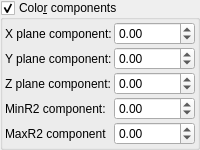
    <widget class="MyGroupBox" name="groupCheck_fold_color_aux_color_enabled_false">
     <property name="title">
      <string>Colo&amp;r components</string>
     </property>
     <property name="checkable">
      <bool>true</bool>
     </property>
     <layout class="QVBoxLayout" name="verticalLayout_11">
      <property name="leftMargin">
       <number>2</number>
      </property>
      <property name="topMargin">
       <number>2</number>
      </property>
      <property name="rightMargin">
       <number>2</number>
      </property>
      <property name="bottomMargin">
       <number>2</number>
      </property>
      <item>
       <layout class="QGridLayout" name="gridLayout_16" columnstretch="0,1">
        <property name="spacing">
         <number>2</number>
        </property>
        <item row="1" column="1">
         <widget class="MyDoubleSpinBox" name="spinbox3_mandelbox_color_x">
          <property name="sizePolicy">
           <sizepolicy hsizetype="Minimum" vsizetype="Maximum">
            <horstretch>0</horstretch>
            <verstretch>0</verstretch>
           </sizepolicy>
          </property>
          <property name="prefix">
           <string/>
          </property>
          <property name="suffix">
           <string/>
          </property>
          <property name="decimals">
           <number>2</number>
          </property>
          <property name="minimum">
           <double>-100.000000000000000</double>
          </property>
          <property name="maximum">
           <double>100.000000000000000</double>
          </property>
          <property name="singleStep">
           <double>0.100000000000000</double>
          </property>
         </widget>
        </item>
        <item row="1" column="0">
         <widget class="QLabel" name="label_29">
          <property name="text">
           <string>X plane component:</string>
          </property>
         </widget>
        </item>
        <item row="4" column="0">
         <widget class="QLabel" name="label_42">
          <property name="text">
           <string>MinR2 component:</string>
          </property>
         </widget>
        </item>
        <item row="3" column="1">
         <widget class="MyDoubleSpinBox" name="spinbox3_mandelbox_color_z">
          <property name="sizePolicy">
           <sizepolicy hsizetype="Minimum" vsizetype="Maximum">
            <horstretch>0</horstretch>
            <verstretch>0</verstretch>
           </sizepolicy>
          </property>
          <property name="prefix">
           <string/>
          </property>
          <property name="suffix">
           <string/>
          </property>
          <property name="decimals">
           <number>2</number>
          </property>
          <property name="minimum">
           <double>-100.000000000000000</double>
          </property>
          <property name="maximum">
           <double>100.000000000000000</double>
          </property>
          <property name="singleStep">
           <double>0.100000000000000</double>
          </property>
         </widget>
        </item>
        <item row="4" column="1">
         <widget class="MyDoubleSpinBox" name="spinbox_mandelbox_color_Sp1">
          <property name="sizePolicy">
           <sizepolicy hsizetype="Minimum" vsizetype="Maximum">
            <horstretch>0</horstretch>
            <verstretch>0</verstretch>
           </sizepolicy>
          </property>
          <property name="prefix">
           <string/>
          </property>
          <property name="suffix">
           <string/>
          </property>
          <property name="decimals">
           <number>2</number>
          </property>
          <property name="minimum">
           <double>-100.000000000000000</double>
          </property>
          <property name="maximum">
           <double>100.000000000000000</double>
          </property>
          <property name="singleStep">
           <double>0.100000000000000</double>
          </property>
         </widget>
        </item>
        <item row="5" column="1">
         <widget class="MyDoubleSpinBox" name="spinbox_mandelbox_color_Sp2">
          <property name="sizePolicy">
           <sizepolicy hsizetype="Minimum" vsizetype="Maximum">
            <horstretch>0</horstretch>
            <verstretch>0</verstretch>
           </sizepolicy>
          </property>
          <property name="prefix">
           <string/>
          </property>
          <property name="suffix">
           <string/>
          </property>
          <property name="decimals">
           <number>2</number>
          </property>
          <property name="minimum">
           <double>-100.000000000000000</double>
          </property>
          <property name="maximum">
           <double>100.000000000000000</double>
          </property>
          <property name="singleStep">
           <double>0.100000000000000</double>
          </property>
         </widget>
        </item>
        <item row="2" column="1">
         <widget class="MyDoubleSpinBox" name="spinbox3_mandelbox_color_y">
          <property name="sizePolicy">
           <sizepolicy hsizetype="Minimum" vsizetype="Maximum">
            <horstretch>0</horstretch>
            <verstretch>0</verstretch>
           </sizepolicy>
          </property>
          <property name="prefix">
           <string/>
          </property>
          <property name="suffix">
           <string/>
          </property>
          <property name="decimals">
           <number>2</number>
          </property>
          <property name="minimum">
           <double>-100.000000000000000</double>
          </property>
          <property name="maximum">
           <double>100.000000000000000</double>
          </property>
          <property name="singleStep">
           <double>0.100000000000000</double>
          </property>
         </widget>
        </item>
        <item row="3" column="0">
         <widget class="QLabel" name="label_40">
          <property name="text">
           <string>Z plane component:</string>
          </property>
         </widget>
        </item>
        <item row="5" column="0">
         <widget class="QLabel" name="label_43">
          <property name="text">
           <string>MaxR2 component</string>
          </property>
         </widget>
        </item>
        <item row="2" column="0">
         <widget class="QLabel" name="label_41">
          <property name="text">
           <string>Y plane component:</string>
          </property>
         </widget>
        </item>
       </layout>
      </item>
     </layout>
    </widget>
